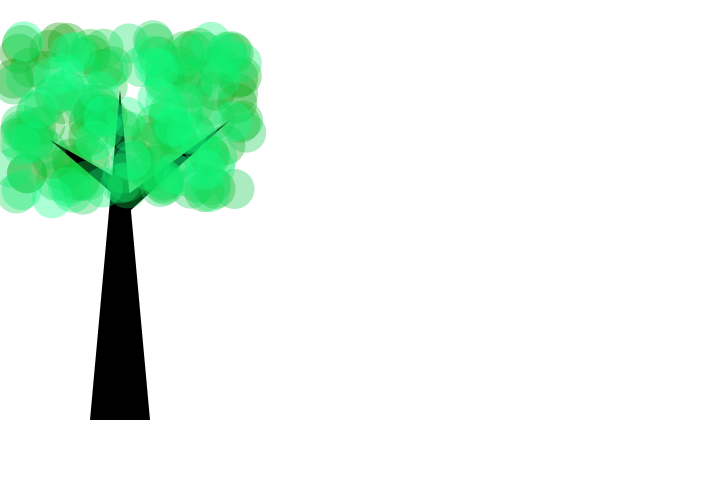
Frame 1 (no input)
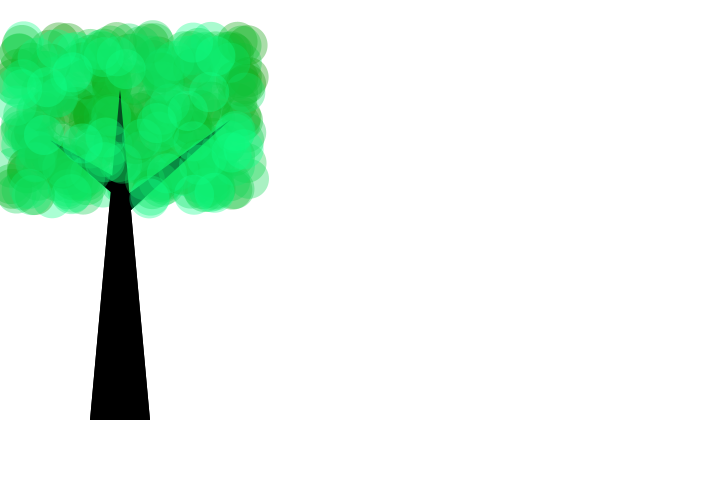
Frame 2 (the mouse pressed at the canvas centre, redrawn once)

The Processing sketch that drew these frames (run headless with seeded random() and noise(); the mouse was pressed at the canvas centre and the sketch redrawn once):

// Processing sketch: puita
// ── puita.pde
void setup() {
  //maaritellaan koko, ladataan kuvat ja maaritetaan ensimmainen piirtovari
  size(720, 480);
  background(255);
  
}

void draw() {
  pallot();
  fill(0);

 noLoop();
  
}
void pallot() {
    noStroke();
 
    for (int i=0; i<90; i++) {
      fill(15, 150+0.7*i, 1+0.8*i, 90);
      float randomx = random(10,250);
      float randomy = random(40, 200);
      ellipse(randomx, randomy, 40, 40);
      fill(0);
    }
    runko();
    
    for (int a=0; a<90; a++) {
       fill(15, 200+0.7*a, 70+0.8*a, 90);
       float randomx = random(10,250);
       float randomy = random(40, 200);
       ellipse(randomx, randomy, 40, 40);
      
  }
}
void runko() {
 triangle(90, 420, 120, 90, 150, 420);
 triangle(120, 200, 120, 220, 230, 120);
 triangle(120, 180, 120, 200, 50, 140);
}
